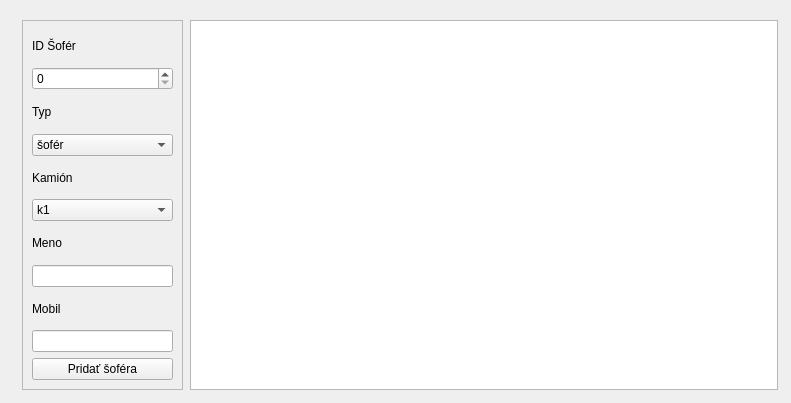
<?xml version="1.0" encoding="UTF-8"?>
<ui version="4.0">
 <class>soferiW</class>
 <widget class="QWidget" name="soferiW">
  <property name="geometry">
   <rect>
    <x>0</x>
    <y>0</y>
    <width>791</width>
    <height>403</height>
   </rect>
  </property>
  <property name="windowTitle">
   <string>Šoféri</string>
  </property>
  <widget class="QTableView" name="tabulka_soferi">
   <property name="geometry">
    <rect>
     <x>190</x>
     <y>20</y>
     <width>588</width>
     <height>370</height>
    </rect>
   </property>
  </widget>
  <widget class="QFrame" name="frame">
   <property name="geometry">
    <rect>
     <x>22</x>
     <y>20</y>
     <width>161</width>
     <height>370</height>
    </rect>
   </property>
   <property name="frameShape">
    <enum>QFrame::StyledPanel</enum>
   </property>
   <property name="frameShadow">
    <enum>QFrame::Raised</enum>
   </property>
   <layout class="QVBoxLayout" name="verticalLayout">
    <item>
     <widget class="QLabel" name="label_2">
      <property name="text">
       <string>ID Šofér</string>
      </property>
     </widget>
    </item>
    <item>
     <widget class="QSpinBox" name="id_sofer"/>
    </item>
    <item>
     <widget class="QLabel" name="label_7">
      <property name="text">
       <string>Typ</string>
      </property>
     </widget>
    </item>
    <item>
     <widget class="QComboBox" name="typ_sofer">
      <item>
       <property name="text">
        <string>šofér</string>
       </property>
      </item>
      <item>
       <property name="text">
        <string>dopravca</string>
       </property>
      </item>
     </widget>
    </item>
    <item>
     <widget class="QLabel" name="label_3">
      <property name="text">
       <string>Kamión</string>
      </property>
     </widget>
    </item>
    <item>
     <widget class="QComboBox" name="kamion">
      <item>
       <property name="text">
        <string>k1</string>
       </property>
      </item>
      <item>
       <property name="text">
        <string>k2</string>
       </property>
      </item>
      <item>
       <property name="text">
        <string>k3</string>
       </property>
      </item>
      <item>
       <property name="text">
        <string>Ext1</string>
       </property>
      </item>
      <item>
       <property name="text">
        <string>Ext2</string>
       </property>
      </item>
     </widget>
    </item>
    <item>
     <widget class="QLabel" name="label_5">
      <property name="text">
       <string>Meno</string>
      </property>
     </widget>
    </item>
    <item>
     <widget class="QLineEdit" name="meno_sofer"/>
    </item>
    <item>
     <widget class="QLabel" name="label">
      <property name="text">
       <string>Mobil</string>
      </property>
     </widget>
    </item>
    <item>
     <widget class="QLineEdit" name="mobil_sofera"/>
    </item>
    <item>
     <widget class="QPushButton" name="pridat_soferaB">
      <property name="text">
       <string>Pridať šoféra</string>
      </property>
     </widget>
    </item>
   </layout>
  </widget>
 </widget>
 <resources/>
 <connections/>
</ui>
